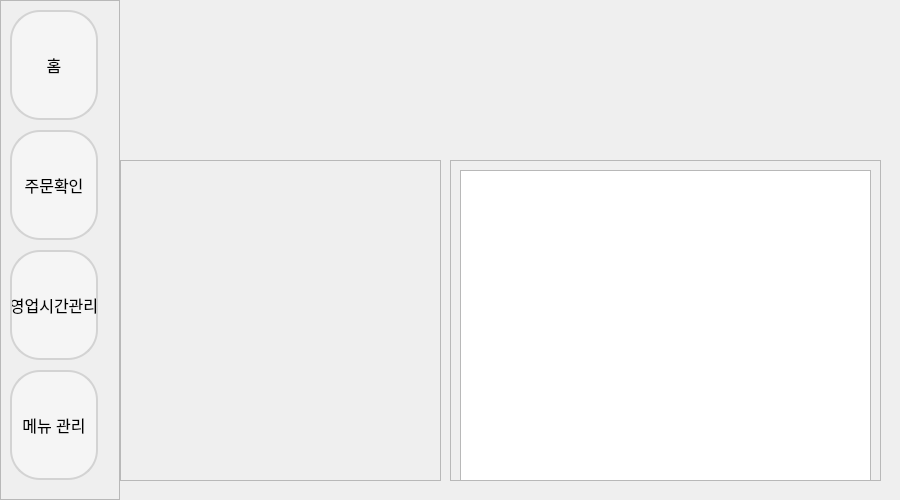
<?xml version="1.0" encoding="UTF-8"?>
<ui version="4.0">
 <class>Ordercheck</class>
 <widget class="QWidget" name="Ordercheck">
  <property name="geometry">
   <rect>
    <x>0</x>
    <y>0</y>
    <width>900</width>
    <height>500</height>
   </rect>
  </property>
  <property name="windowTitle">
   <string>Form</string>
  </property>
  <widget class="QFrame" name="frame">
   <property name="geometry">
    <rect>
     <x>0</x>
     <y>0</y>
     <width>120</width>
     <height>500</height>
    </rect>
   </property>
   <property name="frameShape">
    <enum>QFrame::Shape::StyledPanel</enum>
   </property>
   <property name="frameShadow">
    <enum>QFrame::Shadow::Raised</enum>
   </property>
   <widget class="QPushButton" name="btn_menu">
    <property name="geometry">
     <rect>
      <x>10</x>
      <y>370</y>
      <width>88</width>
      <height>110</height>
     </rect>
    </property>
    <property name="minimumSize">
     <size>
      <width>0</width>
      <height>110</height>
     </size>
    </property>
    <property name="styleSheet">
     <string notr="true">QPushButton {
    background-color: #F5F5F5;
    border: 2px solid #D3D3D3;
    border-radius: 30px;
    font-size: 16px;
    color: black;
}

QPushButton:hover {
    background-color: #E0E0E0;
    border: 2px solid #B0B0B0;
}

QPushButton:pressed {
    background-color: #C0C0C0;
    border: 2px solid #A0A0A0;
}</string>
    </property>
    <property name="text">
     <string>메뉴 관리</string>
    </property>
   </widget>
   <widget class="QPushButton" name="btn_time">
    <property name="geometry">
     <rect>
      <x>10</x>
      <y>250</y>
      <width>88</width>
      <height>110</height>
     </rect>
    </property>
    <property name="minimumSize">
     <size>
      <width>0</width>
      <height>110</height>
     </size>
    </property>
    <property name="styleSheet">
     <string notr="true">QPushButton {
    background-color: #F5F5F5;
    border: 2px solid #D3D3D3;
    border-radius: 30px;
    font-size: 16px;
    color: black;
}

QPushButton:hover {
    background-color: #E0E0E0;
    border: 2px solid #B0B0B0;
}

QPushButton:pressed {
    background-color: #C0C0C0;
    border: 2px solid #A0A0A0;
}</string>
    </property>
    <property name="text">
     <string>영업시간관리</string>
    </property>
   </widget>
   <widget class="QPushButton" name="btn_order">
    <property name="geometry">
     <rect>
      <x>10</x>
      <y>130</y>
      <width>88</width>
      <height>110</height>
     </rect>
    </property>
    <property name="styleSheet">
     <string notr="true">QPushButton {
    background-color: #F5F5F5;
    border: 2px solid #D3D3D3;
    border-radius: 30px;
    font-size: 16px;
    color: black;
}

QPushButton:hover {
    background-color: #E0E0E0;
    border: 2px solid #B0B0B0;
}

QPushButton:pressed {
    background-color: #C0C0C0;
    border: 2px solid #A0A0A0;
}</string>
    </property>
    <property name="text">
     <string>주문확인</string>
    </property>
   </widget>
   <widget class="QPushButton" name="btn_home">
    <property name="geometry">
     <rect>
      <x>10</x>
      <y>10</y>
      <width>88</width>
      <height>110</height>
     </rect>
    </property>
    <property name="styleSheet">
     <string notr="true">QPushButton {
    background-color: #F5F5F5;
    border: 2px solid #D3D3D3;
    border-radius: 30px;
    font-size: 16px;
    color: black;
}

QPushButton:hover {
    background-color: #E0E0E0;
    border: 2px solid #B0B0B0;
}

QPushButton:pressed {
    background-color: #C0C0C0;
    border: 2px solid #A0A0A0;
}</string>
    </property>
    <property name="text">
     <string>홈</string>
    </property>
   </widget>
  </widget>
  <widget class="QScrollArea" name="scrollArea">
   <property name="geometry">
    <rect>
     <x>120</x>
     <y>160</y>
     <width>321</width>
     <height>321</height>
    </rect>
   </property>
   <property name="widgetResizable">
    <bool>true</bool>
   </property>
   <widget class="QWidget" name="scrollAreaWidgetContents">
    <property name="geometry">
     <rect>
      <x>0</x>
      <y>0</y>
      <width>319</width>
      <height>319</height>
     </rect>
    </property>
    <widget class="QWidget" name="verticalLayoutWidget">
     <property name="geometry">
      <rect>
       <x>0</x>
       <y>10</y>
       <width>301</width>
       <height>311</height>
      </rect>
     </property>
     <layout class="QVBoxLayout" name="on_place_cards_layout"/>
    </widget>
   </widget>
  </widget>
  <widget class="QFrame" name="frame_2">
   <property name="geometry">
    <rect>
     <x>450</x>
     <y>160</y>
     <width>431</width>
     <height>321</height>
    </rect>
   </property>
   <property name="frameShape">
    <enum>QFrame::Shape::StyledPanel</enum>
   </property>
   <property name="frameShadow">
    <enum>QFrame::Shadow::Raised</enum>
   </property>
   <widget class="QTableWidget" name="order_detail_tw">
    <property name="geometry">
     <rect>
      <x>10</x>
      <y>10</y>
      <width>411</width>
      <height>311</height>
     </rect>
    </property>
   </widget>
  </widget>
  <widget class="QLabel" name="order_serialNumber">
   <property name="geometry">
    <rect>
     <x>450</x>
     <y>30</y>
     <width>141</width>
     <height>101</height>
    </rect>
   </property>
   <property name="font">
    <font>
     <pointsize>25</pointsize>
    </font>
   </property>
   <property name="text">
    <string/>
   </property>
  </widget>
  <widget class="QLabel" name="label">
   <property name="geometry">
    <rect>
     <x>120</x>
     <y>20</y>
     <width>301</width>
     <height>131</height>
    </rect>
   </property>
   <property name="text">
    <string/>
   </property>
   <property name="pixmap">
    <pixmap resource="LOGO.qrc">:/images/kyochon.jpg</pixmap>
   </property>
   <property name="scaledContents">
    <bool>true</bool>
   </property>
  </widget>
  <widget class="QLabel" name="lb_order_time">
   <property name="geometry">
    <rect>
     <x>720</x>
     <y>80</y>
     <width>161</width>
     <height>71</height>
    </rect>
   </property>
   <property name="font">
    <font>
     <pointsize>25</pointsize>
    </font>
   </property>
   <property name="text">
    <string/>
   </property>
  </widget>
 </widget>
 <resources>
  <include location="LOGO.qrc"/>
 </resources>
 <connections/>
</ui>
